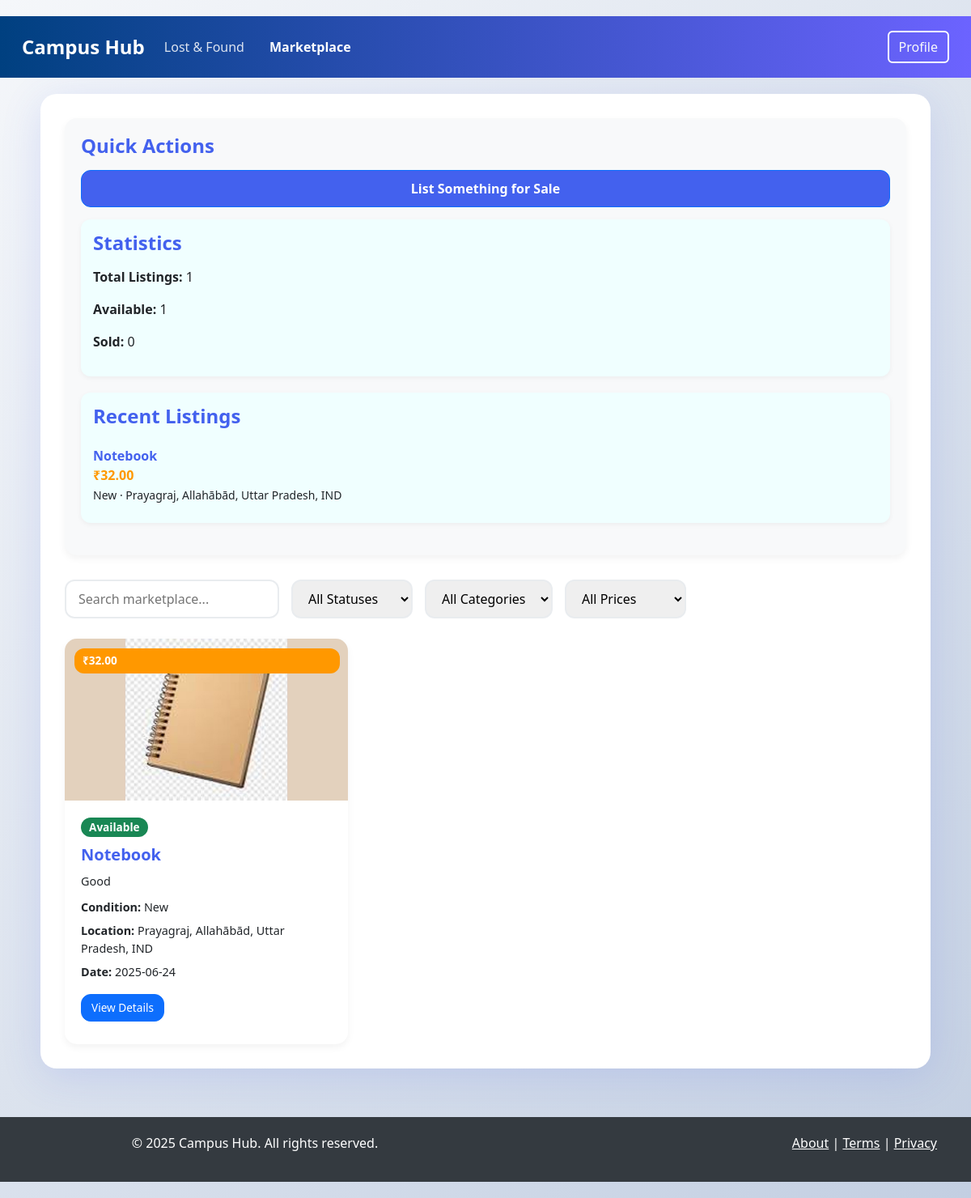
/market/ (signed in), run on the app's committed database.
### tables this page shows
CREATE TABLE marketplace_item (
            id INTEGER PRIMARY KEY AUTOINCREMENT,
            name TEXT NOT NULL,
            description TEXT,
            price REAL NOT NULL,
            category TEXT,
            condition TEXT,
            status TEXT NOT NULL,
            image_path TEXT,
            date TEXT NOT NULL,
            location TEXT,
            contact_info TEXT,
            user_id INTEGER NOT NULL,
            FOREIGN KEY (user_id) REFERENCES user (id)
        );

### blueprints/marketplace/routes.py (the view)
@marketplace_bp.route('/')
@login_required
def dashboard():
    items = models.get_marketplace_items('date DESC')
    total_items = len(items)
    total_available = sum(1 for i in items if i['status'] == 'available')
    total_sold = sum(1 for i in items if i['status'] == 'sold')
    recent_items = items[:10]
    categories = models.get_categories('marketplace')
    return render_template('marketplace/dashboard.html',
                           user=models.get_user_by_id(current_user.id),
                           items=items,
                           total_items=total_items,
                           total_available=total_available,
                           total_sold=total_sold,
                           recent_items=recent_items,
                           categories=categories)

### Main.py (called while the page is built)
@login_manager.user_loader
def load_user(user_id):
    user = models.get_user_by_id(user_id)
    if user:
        return models.User(user['id'])
    return None

@app.context_processor
def inject_user_info():
    if current_user.is_authenticated:
        user = models.get_user_by_id(current_user.id)
        if user:
            return {'get_user_info': lambda: user}
    return {'get_user_info': lambda: None}

### models.py (called while the page is built, shortened)
def get_db_connection():
    conn = sqlite3.connect(DB_PATH)
    conn.row_factory = sqlite3.Row
    conn.execute('PRAGMA foreign_keys = ON')
    conn.execute('PRAGMA journal_mode = WAL')
    return conn

def get_user_by_id(user_id):
    conn = get_db_connection()
    cur = conn.cursor()
    cur.execute('SELECT * FROM user WHERE id = ?', (user_id,))
    user = cur.fetchone()
    conn.close()
    return dict(user) if user else None

def get_categories(type=None):
    conn = get_db_connection()
    cur = conn.cursor()
    if type:
        cur.execute('SELECT * FROM category WHERE type = ?', (type,))
    else:
        cur.execute('SELECT * FROM category')
    categories = [dict(row) for row in cur.fetchall()]
    conn.close()
    return categories

def get_marketplace_items(order_by=None, filters=None):
    conn = get_db_connection()
    cur = conn.cursor()
    query = '''
        SELECT i.*, u.username
        FROM marketplace_item i
        JOIN user u ON i.user_id = u.id
    '''
    params = []
    if order_by:
        query += f" ORDER BY i.{order_by}"
    print(f"DEBUG - Executing marketplace query: {query}")
    cur.execute(query, params)
    items = [dict(row) for row in cur.fetchall()]
    print(f"DEBUG - Found {len(items)} marketplace items")
    cur.execute("SELECT COUNT(*) FROM marketplace_item")
    count = cur.fetchone()[0]
    print(f"DEBUG - Direct count of marketplace_item table: {count}")
    conn.close()
    return items

### templates/marketplace/dashboard.html (shortened to what this page needs)
{% extends "base.html" %}
{% block marketplace_active %}active{% endblock %}
{% block content %}
<div class="hub-container">
  <div id="main-content">
    <div id="sidebar">
      <h4>Quick Actions</h4>
      <a href="{{ url_for('marketplace.create') }}" class="btn btn-primary">List Something for Sale</a>
      <div class="stats">
        <h4>Statistics</h4>
        <div class="stats-box">
          <p><strong>Total Listings:</strong> {{ total_items or 0 }}</p>
          <p><strong>Available:</strong> {{ total_available or 0 }}</p>
          <p><strong>Sold:</strong> {{ total_sold or 0 }}</p>
        </div>
      </div>
      <div class="recentRep">
        <h4>Recent Listings</h4>
        {% if recent_items %}
          {% for item in recent_items %}
            <div class="recent-item">
              <strong>{{ item.name }}</strong>
              <div class="price">₹{{ "%.2f"|format(item.price) }}</div>
              <small>{{ item.condition|capitalize }} &middot; {{ item.location }}</small>
            </div>
          {% endfor %}
        {% else %}
          <p>No recent items.</p>
        {% endif %}
      </div>
    </div>
    <div id="content">
      <div class="filters-container">
        <input type="text" id="search" placeholder="Search marketplace..." />
        <select id="status-filter">
          <option value="all">All Statuses</option>
        </select>
        <select id="category-filter">
          <option value="all">All Categories</option>
        </select>
        <select id="price-filter">
          <option value="all">All Prices</option>
        </select>
      </div>
      <div id="items" class="d-flex flex-wrap gap-3">
        {% if items %}
          {% for item in items %}
            <div class="item-card"
                 data-status="{{ item.status }}"
                 data-category="{{ item.category }}"
                 data-price="{{ item.price }}">
              <div class="price-tag">₹{{ "%.2f"|format(item.price) }}</div>
              <img src="{{ item.image_path and url_for('static', filename=item.image_path[1:]) or '' }}"
                   alt="Item Image">
              <div class="card-body">
                <span class="badge {{ item.status=='available' and 'bg-success' or 'bg-warning' }}">
                  {{ item.status|capitalize }}
                </span>
                <h5>{{ item.name }}</h5>
                <p>{{ item.description|truncate(100) }}</p>
                <div><strong>Condition:</strong> {{ item.condition|capitalize }}</div>
                <div><strong>Location:</strong> {{ item.location }}</div>
                <div><strong>Date:</strong> {{ item.date }}</div>
                <div class="mt-3">
                  <a href="{{ url_for('marketplace.item_detail', item_id=item.id) }}"
                     class="btn btn-primary btn-sm">View Details</a>
                </div>
              </div>
            </div>
          {% endfor %}
        {% endif %}
      </div>
    </div>
  </div>
</div>
{% endblock %}

### templates/base.html (shortened to what this page needs)
<!DOCTYPE html>
<html lang="en">
<head>
    <link rel="stylesheet" href="https://cdn.jsdelivr.net/npm/bootstrap@5.3.0/dist/css/bootstrap.min.css">
    <link rel="stylesheet" href="https://cdnjs.cloudflare.com/ajax/libs/font-awesome/6.0.0/css/all.min.css">
</head>
<body>
    <nav class="navbar navbar-expand-lg">
        <div class="container-fluid">
            <a class="navbar-brand" href="#">Campus Hub</a>
            <div class="collapse navbar-collapse" id="navbarNav">
                <ul class="navbar-nav me-auto mb-2 mb-lg-0">
                    <li class="nav-item">
                        <a class="nav-link {% block lost_found_active %}{% endblock %}" href="{{ url_for('lost_and_found.dashboard') }}">Lost & Found</a>
                    </li>
                    <li class="nav-item">
                        <a class="nav-link {% block marketplace_active %}{% endblock %}" href="{{ url_for('marketplace.dashboard') }}">Marketplace</a>
                    </li>
                </ul>
                <div class="d-flex">
                    {% if current_user.is_authenticated %}
                        {% if current_user.id == 'temp' %}
                            <a href="{{ url_for('auth.login') }}" class="btn btn-outline-light">Login</a>
                        {% else %}
                            <a href="{{ url_for('auth.profile') }}" class="btn btn-outline-light">Profile</a>
                        {% endif %}
                    {% else %}
                        <a href="{{ url_for('auth.login') }}" class="btn btn-outline-light me-2">Login</a>
                        <a href="{{ url_for('auth.register') }}" class="btn btn-outline-light">Register</a>
                    {% endif %}
                </div>
            </div>
        </div>
    </nav>
    <div class="container main-content">
        {% block content %}{% endblock %}
    </div>
    <footer>
        <div class="container">
            <div class="row">
                <div class="col-md-6">
                    <p>&copy; 2025 Campus Hub. All rights reserved.</p>
                </div>
                <div class="col-md-6">
                    <p class="text-end">
                        <a href="#" class="text-white">About</a> |
                        <a href="#" class="text-white">Terms</a> |
                        <a href="#" class="text-white">Privacy</a>
                    </p>
                </div>
            </div>
        </div>
    </footer>
</body>
</html>

### templates/base.html (style rules this page uses)
body { font-family: 'Arial', sans-serif; background-color: #f9fafc; color: #343a40; }
.navbar { background: linear-gradient(90deg, #004080, #6c63ff); color: white; padding: 15px; }
.navbar-brand { font-weight: bold; color: white !important; font-size: 1.5rem; }
.nav-link { color: rgba(255, 255, 255, 0.85) !important; margin-right: 15px; transition: color 0.3s; }
.nav-link.active { font-weight: bold; color: white !important; }
.btn-outline-light { border: 2px solid white; }
.main-content { padding: 20px; }
footer { background-color: #343a40; color: white; text-align: center; padding: 20px; margin-top: 40px; }
.badge { font-size: 0.8rem; padding: 5px 10px; border-radius: 20px; }
.price-tag { position: absolute; top: 10px; right: 10px; background-color: #ff9800; color: white; padding: 5px 10px; border-radius: 20px; font-weight: bold; }

### templates/marketplace/dashboard.html (style rules this page uses)
:root { --primary: #4361ee; --secondary: #3f37c9; --accent: #4cc9f0; --light: #f8f9fa; --dark: #212529; --success: #4CAF50; --danger: #dc3545; --warning: #ff9800; --info: #17a2b8; }
body { background: linear-gradient(135deg, #f5f7fa 0%, #c3cfe2 100%); font-family: 'Segoe UI', system-ui, -apple-system, sans-serif; padding: 20px 0; color: var(--dark); }
.hub-container { max-width: 1200px; margin: 0 auto; background: #fff; border-radius: 20px; box-shadow: 0 10px 50px rgba(67, 97, 238, 0.15); padding: 30px; }
#main-content { display: flex; gap: 30px; flex-wrap: wrap; }
#sidebar { flex: 1 1 300px; background: var(--light); padding: 20px; border-radius: 15px; box-shadow: 0 4px 10px rgba(0,0,0,0.05); }
#sidebar h4 { color: var(--primary); margin-bottom: 15px; font-weight: 600; }
#sidebar a.btn { display: block; text-align: center; margin-bottom: 15px; padding: 10px 0; border-radius: 12px; font-weight: 600; color: #fff; transition: background 0.3s; }
#sidebar a.btn-primary { background: var(--primary); }
.stats, .recentRep { background: var(--light); border-radius: 12px; padding: 15px; margin-bottom: 20px; box-shadow: 0 2px 6px rgba(0,0,0,0.05); background-color:azure; }
.stats-box { padding: 0; box-shadow: none; background-color:azure; }
.recent-item { padding: 8px 0; border-bottom: 1px solid #e9ecef; }
.recent-item:last-child { border-bottom: none; }
.recent-item strong { display: block; color: var(--primary); }
.recent-item .price { color: var(--warning); font-weight: 600; }
.filters-container { display: flex; gap: 15px; flex-wrap: wrap; margin-bottom: 25px; min-width: 750px; }
.filters-container input, .filters-container select { padding: 10px 15px; border-radius: 12px; border: 2px solid #e9ecef; min-width: 150px; transition: border-color 0.3s, box-shadow 0.3s; }
.item-card { background: #fff; border-radius: 15px; box-shadow: 0 4px 10px rgba(0,0,0,0.05); overflow: hidden; transition: transform 0.3s, box-shadow 0.3s; width: 100%; max-width: 350px; position: relative; }
.price-tag { position: absolute; top: 12px; left: 12px; background: var(--warning); color: #fff; padding: 5px 10px; border-radius: 12px; font-weight: 600; font-size: 0.85rem; z-index: 1; }
.item-card img { width: 100%; height: 200px; object-fit: cover; }
.card-body { padding: 20px; }
.badge { font-size: 0.85rem; font-weight: 600; padding: 5px 10px; border-radius: 12px; display: inline-block; }
.bg-success { background: var(--success); color: #fff; }
.card-body h5 { color: var(--primary); margin: 10px 0; font-weight: 600; }
.card-body p { color: var(--dark); font-size: 0.9rem; margin-bottom: 10px; }
.card-body div { margin-bottom: 8px; font-size: 0.9rem; }
.card-body a.btn { border-radius: 12px; font-size: 0.85rem; padding: 6px 12px; transition: background 0.3s; }
.btn-sm { margin-right: 5px; }

### data on the page
marketplace_item: name "Notebook", price "32.00", condition "New", location "Prayagraj, Allahābād, Uttar Pradesh, IND", image_path (picture), status "Available", description "Good", date "2025-06-24"

### other printed values
{{ total_items or 0 }} "1"
{{ total_available or 0 }} "1"
{{ total_sold or 0 }} "0"
